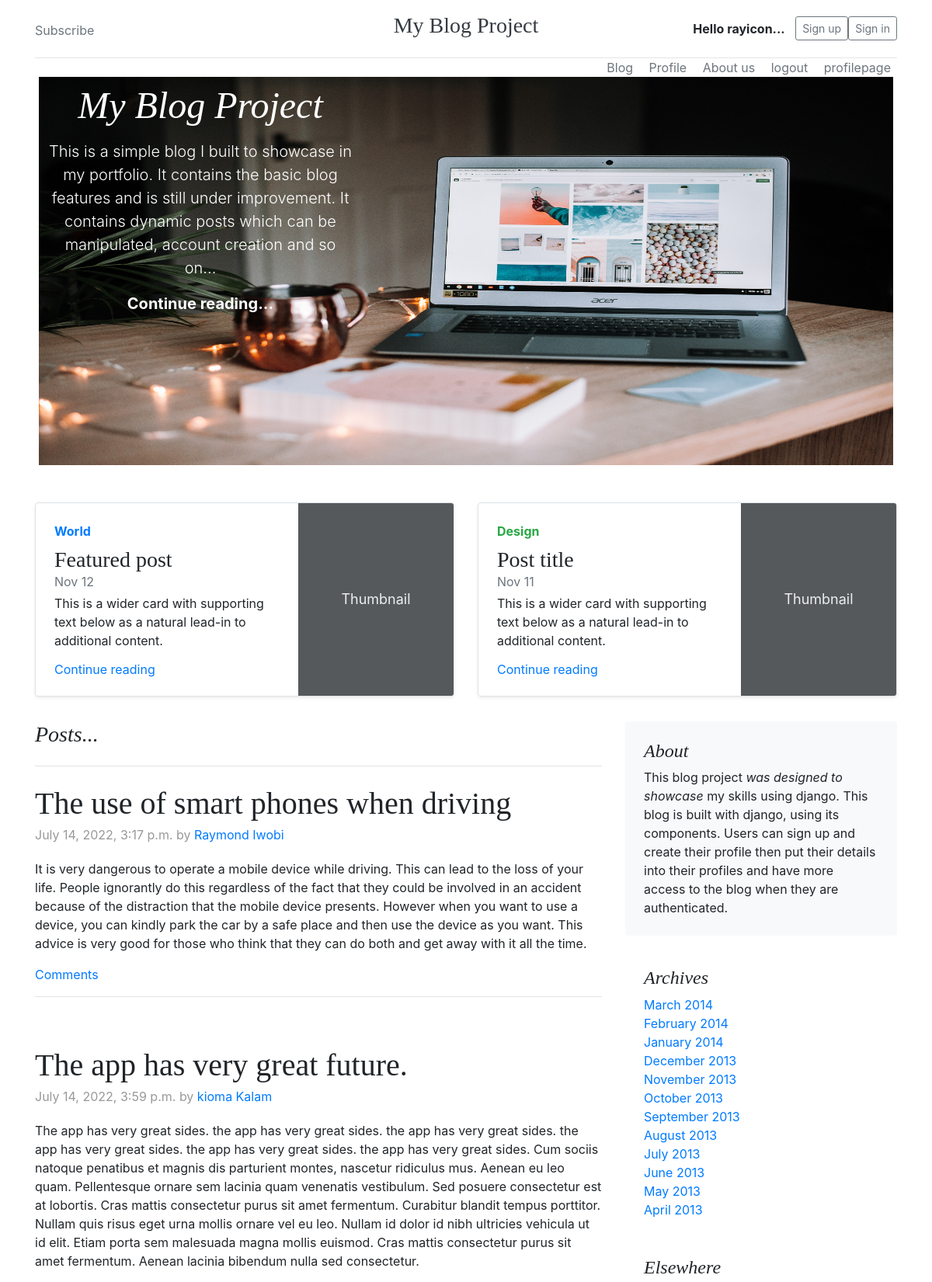
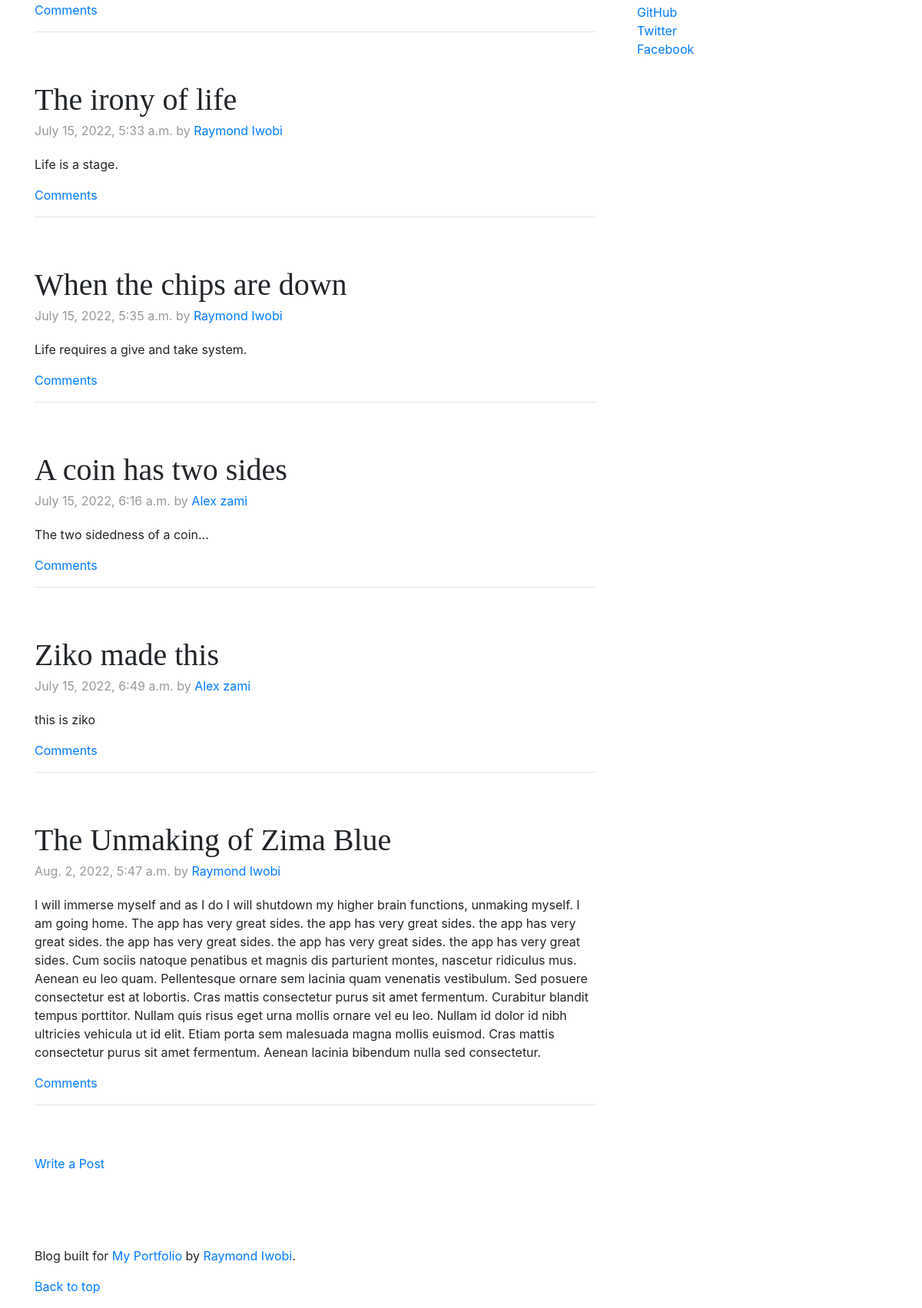
The app's page / (signed in) with its own data (2 pictures, top to bottom).
### accounts/models.py (models this page shows, shortened)
class Blog(models.Model):
    username = models.ForeignKey(User, null=True, on_delete=models.CASCADE)
    author = models.CharField(max_length=30)
    title = models.TextField(max_length=100)
    content = models.TextField()
    created = models.DateTimeField(auto_now_add=True)

### accounts/views.py (the view)
# urls.py: path('', home, name='home'),
def home(request):
    pokemon = Blog.objects.all()
    return render(request, 'accounts/home.html', {'pokemon':pokemon})

### accounts/templates/accounts/home.html (shortened to what this page needs)
{% load static %}
<!doctype html>
<html lang="en">
  <head>
<link href="{% static './assets/css/bootstrap.min.css' %}" rel="stylesheet">
    <link href="{% static 'blog.css' %}" rel="stylesheet">
  </head>
  <body>
    <div class="container">
  <header class="blog-header py-3">
    <div class="row flex-nowrap justify-content-between align-items-center">
      <div class="col-4 pt-1">
        <a class="text-muted" href="{% url 'register' %}">Subscribe</a>
      </div>
      <div class="col-4 text-center">
        <a class="blog-header-logo text-dark" href="#"><h3>My Blog Project</h3></a>
      </div>
      <div class="col-4 d-flex justify-content-end align-items-center">
        {% if user.is_authenticated %}
          <div><strong>Hello {{request.user}}...</strong></div> &nbsp; &nbsp;
        {% endif%}
        <a class="btn btn-sm btn-outline-secondary" href="{% url 'register' %}">Sign up</a>
        <a class="btn btn-sm btn-outline-secondary" href="{% url 'login' %}">Sign in</a>
      </div>
    </div>
  </header>
  <div class="text-right">
    {% if user.is_authenticated %}
      <a class="p-2 text-muted" href="{% url 'blogger' %}">Blog</a>
      <a class="p-2 text-muted" href="{% url 'success' %}">Profile</a>
      <a class="p-2 text-muted" href="#">About us</a>
      <a class="p-2 text-muted" href="{% url 'logout' %}">logout</a>
      <a class="p-2 text-muted" href="{% url 'profilepage' %}">profilepage</a>
    {% else %}
    <div><i>sign in or sign up</i></div>
    {% endif %}
 </div>
  <div id="diva">
    <img src="{% static './assets/img/blogphoto.jpg' %}" width="1100" height="500" alt="">
    <div class="top-left" class="col-md-6 px-0">
      <h1 class="display-4 font-italic">My Blog Project</h1>
      <p class="lead my-3">This is a simple blog I built to showcase in my portfolio. It contains the basic blog features and is still under improvement.
        It contains dynamic posts which can be manipulated, account creation and so on...
      </p>
      <p class="lead mb-0"><a href="#" class="text-white font-weight-bold">Continue reading...</a></p>
    </div>
  </div>
  <br>
  <br>
  <div class="row mb-2">
    <div class="col-md-6">
      <div class="row no-gutters border rounded overflow-hidden flex-md-row mb-4 shadow-sm h-md-250 position-relative">
        <div class="col p-4 d-flex flex-column position-static">
          <strong class="d-inline-block mb-2 text-primary">World</strong>
          <h3 class="mb-0">Featured post</h3>
          <div class="mb-1 text-muted">Nov 12</div>
          <p class="card-text mb-auto">This is a wider card with supporting text below as a natural lead-in to additional content.</p>
          <a href="#" class="stretched-link">Continue reading</a>
        </div>
        <div class="col-auto d-none d-lg-block">
          <svg class="bd-placeholder-img" width="200" height="250" xmlns="http://www.w3.org/2000/svg" preserveAspectRatio="xMidYMid slice" focusable="false" role="img" aria-label="Placeholder: Thumbnail"><title>Placeholder</title><rect width="100%" height="100%" fill="#55595c"/><text x="50%" y="50%" fill="#eceeef" dy=".3em">Thumbnail</text></svg>
        </div>
      </div>
    </div>
    <div class="col-md-6">
      <div class="row no-gutters border rounded overflow-hidden flex-md-row mb-4 shadow-sm h-md-250 position-relative">
        <div class="col p-4 d-flex flex-column position-static">
          <strong class="d-inline-block mb-2 text-success">Design</strong>
          <h3 class="mb-0">Post title</h3>
          <div class="mb-1 text-muted">Nov 11</div>
          <p class="mb-auto">This is a wider card with supporting text below as a natural lead-in to additional content.</p>
          <a href="#" class="stretched-link">Continue reading</a>
        </div>
        <div class="col-auto d-none d-lg-block">
          <svg class="bd-placeholder-img" width="200" height="250" xmlns="http://www.w3.org/2000/svg" preserveAspectRatio="xMidYMid slice" focusable="false" role="img" aria-label="Placeholder: Thumbnail"><title>Placeholder</title><rect width="100%" height="100%" fill="#55595c"/><text x="50%" y="50%" fill="#eceeef" dy=".3em">Thumbnail</text></svg>
        </div>
      </div>
    </div>
  </div>
</div>
<main role="main" class="container">
  <div class="row">
    <div class="col-md-8 blog-main">
      <h3 class="pb-4 mb-4 font-italic border-bottom">
        Posts...
      </h3>
       {% for lit in pokemon %}
      <div class="blog-post">
        <h2 class="blog-post-title">{{lit.title}}</h2>
        <p class="blog-post-meta">{{lit.created}} by
          {% if user.is_authenticated %} <a href="{% url 'success' %}">{{lit.author}}</a>
          {% else %} <a href="#">{{lit.author}}</a>
          {% endif %}</p>
        <p>{{lit.content}}</p>
        {% if user.is_authenticated %}
        {% if request.user == superuser %}
        <a href="{% url 'editblog' lit.id %}">Edit Post</a> | <a href="{% url 'deleteblog' lit.id %}">Delete Post</a> | <a href="{% url 'comment' lit.id %}">Comments</a>
        {% else %}
        <a href="{% url 'comments' lit.id %}">Comments</a>
        {% endif %}
        {% else %} <a href="{% url 'comments' lit.id %}">Comments</a>
        {% endif %}
        <hr>
      </div>
      {% endfor %}
      {% if user.is_authenticated %}
      <a href="{% url 'blogger' %}">Write a Post</a>
      {% else %}
      <div>sign up to make a post.</div>
      {% endif %}
    </div>
    <aside class="col-md-4 blog-sidebar">
      <div class="p-4 mb-3 bg-light rounded">
        <h4 class="font-italic">About</h4>
        <p class="mb-0">This blog project <em>was designed to showcase</em> my skills using django. This blog is built with django, using its components.
        Users can sign up and create their profile then put their details into their profiles
        and have more access to the blog when they are authenticated.</p>
      </div>
      <div class="p-4">
        <h4 class="font-italic">Archives</h4>
        <ol class="list-unstyled mb-0">
          <li><a href="#">March 2014</a></li>
          <li><a href="#">February 2014</a></li>
          <li><a href="#">January 2014</a></li>
          <li><a href="#">December 2013</a></li>
          <li><a href="#">November 2013</a></li>
          <li><a href="#">October 2013</a></li>
          <li><a href="#">September 2013</a></li>
          <li><a href="#">August 2013</a></li>
          <li><a href="#">July 2013</a></li>
          <li><a href="#">June 2013</a></li>
          <li><a href="#">May 2013</a></li>
          <li><a href="#">April 2013</a></li>
        </ol>
      </div>
      <div class="p-4">
        <h4 class="font-italic">Elsewhere</h4>
        <ol class="list-unstyled">
          <li><a href="#">GitHub</a></li>
          <li><a href="#">Twitter</a></li>
          <li><a href="#">Facebook</a></li>
        </ol>
      </div>
    </aside>
  </div>
</main>
<br>
<br>
<br>
<br>
<footer id="footer" >
  <div class="container" >
  <p>Blog built for <a href="#">My Portfolio</a> by <a href="#">Raymond Iwobi</a>.</p>
  <p>
    <a href="#">Back to top</a>
  </p>
</div>
</footer>
</body>
</html>

### accounts/templates/accounts/blog.css (style rules this page uses)
.blog-header { line-height: 1; border-bottom: 1px solid #e5e5e5; }
.blog-header-logo { font-family: "Playfair Display", Georgia, "Times New Roman", serif; font-size: 2.25rem; }
h1, h2, h3, h4, h5, h6 { font-family: "Playfair Display", Georgia, "Times New Roman", serif; }
.display-4 { font-size: 2.5rem; }
@media (min-width: 768px) { .display-4 { font-size: 3rem; } }
@media (min-width: 768px) { .h-md-250 { height: 250px; } }
.blog-post { margin-bottom: 4rem; }
.blog-post-title { margin-bottom: .25rem; font-size: 2.5rem; }
.blog-post-meta { margin-bottom: 1.25rem; color: #999; }

### accounts/templates/accounts/home.html (style rules this page uses)
.bd-placeholder-img { font-size: 1.125rem; text-anchor: middle; -webkit-user-select: none; -moz-user-select: none; -ms-user-select: none; user-select: none; }
#diva { position: relative; text-align: center; color: white; }
.top-left { position: absolute; top: 8px; left: 16px; margin-right: 700px; }
#footer { position: center; }

### records on screen
Blog: title "The use of smart phones when driving", created "July 14, 2022, 3:17 p.m.", author "Raymond Iwobi", content "It is very dangerous to operate a mobile device while driving. This can lead to the loss of your life. People ignorantly do this regardless of the fact that they could be involved in an accident because of the distraction that the mobile device presents. However when you want to use a device, you can kindly park the car by a safe place and then use the device as you want. This advice is very good for those who think that they can do both and get away with it all the time."
Blog: title "The app has very great future.", created "July 14, 2022, 3:59 p.m.", author "kioma Kalam", content "The app has very great sides. the app has very great sides. the app has very great sides. the app has very great sides. the app has very great sides. the app has very great sides. Cum sociis natoque penatibus et magnis dis parturient montes, nascetur ridiculus mus. Aenean eu leo quam. Pellentesque ornare sem lacinia quam venenatis vestibulum. Sed posuere consectetur est at lobortis. Cras mattis consectetur purus sit amet fermentum. Curabitur blandit tempus porttitor. Nullam quis risus eget urna mollis ornare vel eu leo. Nullam id dolor id nibh ultricies vehicula ut id elit. Etiam porta sem malesuada magna mollis euismod. Cras mattis consectetur purus sit amet fermentum. Aenean lacinia…"
Blog: title "The irony of life", created "July 15, 2022, 5:33 a.m.", author "Raymond Iwobi", content "Life is a stage."
Blog: title "When the chips are down", created "July 15, 2022, 5:35 a.m.", author "Raymond Iwobi", content "Life requires a give and take system."
Blog: title "A coin has two sides", created "July 15, 2022, 6:16 a.m.", author "Alex zami", content "The two sidedness of a coin..."
Blog: title "Ziko made this", created "July 15, 2022, 6:49 a.m.", author "Alex zami", content "this is ziko"
Blog: title "The Unmaking of Zima Blue", created "Aug. 2, 2022, 5:47 a.m.", author "Raymond Iwobi", content "I will immerse myself and as I do I will shutdown my higher brain functions, unmaking myself. I am going home. The app has very great sides. the app has very great sides. the app has very great sides. the app has very great sides. the app has very great sides. the app has very great sides. Cum sociis natoque penatibus et magnis dis parturient montes, nascetur ridiculus mus. Aenean eu leo quam. Pellentesque ornare sem lacinia quam venenatis vestibulum. Sed posuere consectetur est at lobortis. Cras mattis consectetur purus sit amet fermentum. Curabitur blandit tempus porttitor. Nullam quis risus eget urna mollis ornare vel eu leo. Nullam id dolor id nibh ultricies vehicula ut id elit. Etiam…"

### other values on screen
{{ request.user }} "rayicon"
